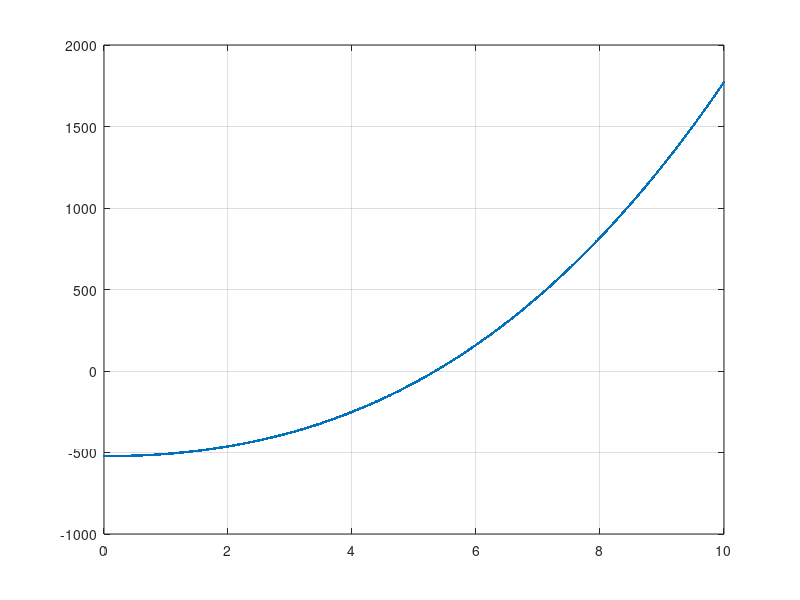

MATLAB code for this plot:
%
% Modelo mec4
clear

S = 547.3 % mm^2 
D = 30.42 % mm
E = 7000 % kg / mm^2 
alpha = 19.3E-6
Q_R = 14869 % kg
P_c = 1.831 % kg / m
a = 400
CS = 3

peso_volumetrico_hielo = 750 % daN / m^3 
p_h = 0.18 * sqrt(D); % daN / m
S_hielo = p_h / (peso_volumetrico_hielo) * 1e6

D_h = 2 * sqrt(S_hielo/pi + (D/2)^2)

p_v_h = 50*(60/120)^2*D_h *1e-3

p_a_h_v = sqrt((P_c + p_h)^2 + p_v_h^2 )

t_1 = Q_R / CS / S

% t2^2 * ( t2 - k1 ) = k2

p_2 = P_c 
p_1 = p_a_h_v

theta_1 = -15
theta_2 = 30

K = t_1 - a^2*p_1^2*E / (24*S^2*t_1^2)
k1 = K - alpha*E*(theta_2 - theta_1) 
k2 = a^2 * p_2^2 * E / (24 * S^2)

% barrido
t2 = 0:.01:10;
y = t2.^2 .* ( t2 - k1) - k2;
plot(t2, y, '.-')
grid on
% ylim([-10 10])

t2 = 10
fprintf('Iter 0 %f\n', t2);

t2 = sqrt(k2 / ( t2 - k1 ));
fprintf('Iter 1 %f\n', t2);

t2 = sqrt(k2 / ( t2 - k1 ));
fprintf('Iter 2 %f\n', t2);

t2 = sqrt(k2 / ( t2 - k1 ));
fprintf('Iter 3 %f\n', t2);

t2 = sqrt(k2 / ( t2 - k1 ));
fprintf('Iter 4 %f\n', t2);

t2 = sqrt(k2 / ( t2 - k1 ));
fprintf('Iter 5 %f\n', t2);

t2 = sqrt(k2 / ( t2 - k1 ));
fprintf('Iter 6 %.2f\n', t2);


% flecha
flecha = p_2 * a * a / (8 * S * t2);
fprintf('flecha %.2f\n', flecha);

%